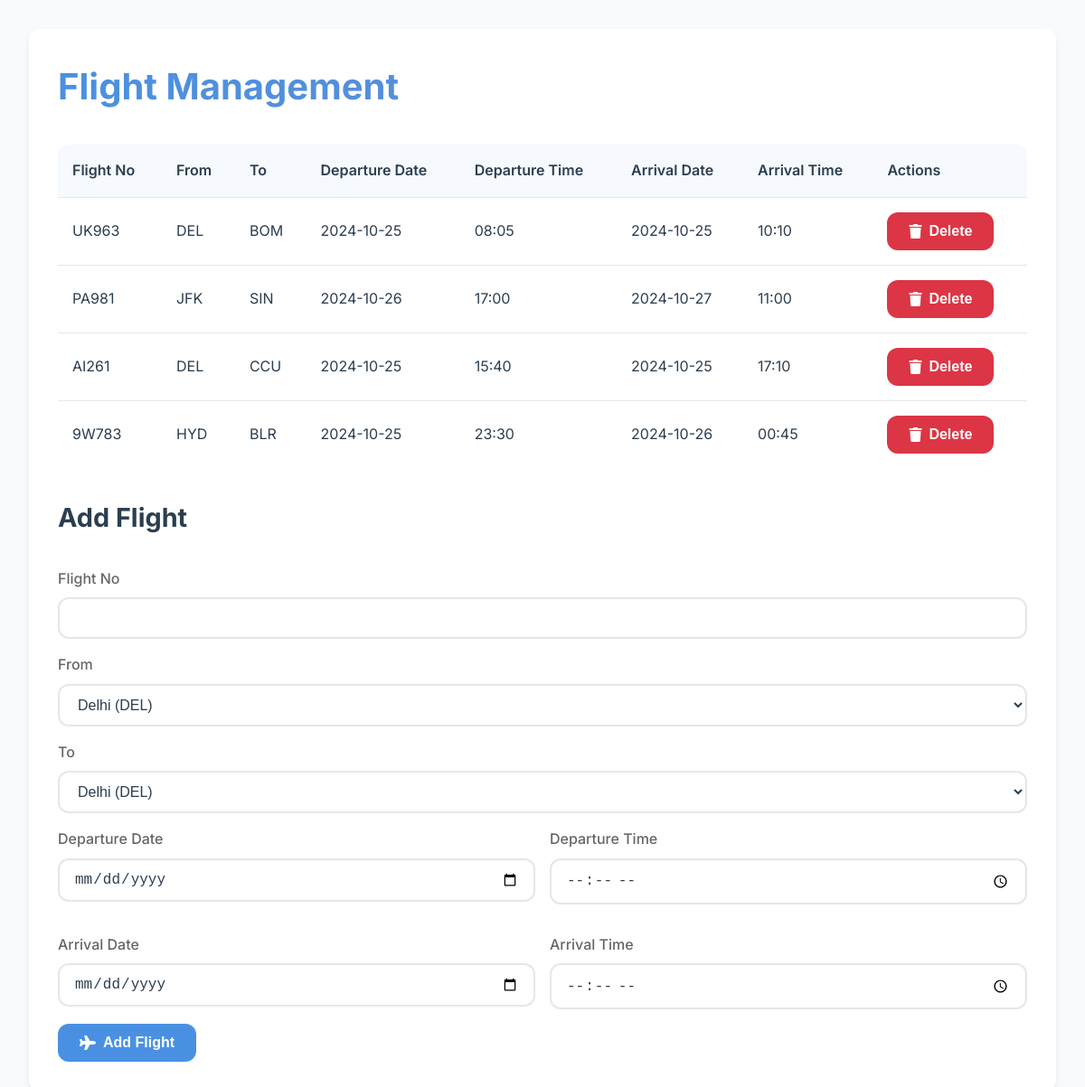
The page /flights on the database its author committed.
### app.py (models this page shows)
class Flight(db.Model):
    flight_no = db.Column(db.String(10), primary_key=True)
    frm = db.Column(db.String(50), nullable=False)
    too = db.Column(db.String(50), nullable=False)
    dep_date = db.Column(db.String(20), nullable=True)
    dep_time = db.Column(db.String(20), nullable=True)
    arr_date = db.Column(db.String(20), nullable=True)
    arr_time = db.Column(db.String(20), nullable=True)

### app.py (the view)
@app.route('/flights')
def flights():
    flights_data = Flight.query.order_by(Flight.flight_no.desc()).all()
    return render_template('flights.html', flights=flights_data)

### templates/flights.html (shortened to what this page needs)
<!DOCTYPE html>
<html lang="en">
<head>
    <link rel="stylesheet" href="https://cdnjs.cloudflare.com/ajax/libs/font-awesome/5.15.4/css/all.min.css">
</head>
<body>
    <div class="container">
        <h1>Flight Management</h1>
        <table>
            <thead>
                <tr>
                    <th>Flight No</th>
                    <th>From</th>
                    <th>To</th>
                    <th>Departure Date</th>
                    <th>Departure Time</th>
                    <th>Arrival Date</th>
                    <th>Arrival Time</th>
                    <th>Actions</th>
                </tr>
            </thead>
            <tbody>
                {% for flight in flights %}
                <tr>
                    <td>{{ flight.flight_no }}</td>
                    <td>{{ flight.frm }}</td>
                    <td>{{ flight.too }}</td>
                    <td>{{ flight.dep_date }}</td>
                    <td>{{ flight.dep_time }}</td>
                    <td>{{ flight.arr_date }}</td>
                    <td>{{ flight.arr_time }}</td>
                    <td>
                        <form action="{{ url_for('delete_flight') }}" method="POST" style="display:inline;">
                            <button type="submit" class="btn btn-danger" onclick="return confirm('Are you sure you want to delete this flight?');">
                                <i class="fas fa-trash"></i> Delete
                            </button>
                        </form>
                    </td>
                </tr>
                {% endfor %}
            </tbody>
        </table>
        <h2>Add Flight</h2>
        <form action="{{ url_for('add_flight') }}" method="POST">
            <div class="form-group">
                <label for="flight_no">Flight No</label>
                <input type="text" name="flight_no" id="flight_no" required>
            </div>
            <div class="form-group">
                <label for="from">From</label>
                <select name="from" id="from" required>
                    <optgroup label="Major Indian Cities">
                        <option value="DEL">Delhi (DEL)</option>
                    </optgroup>
                </select>
            </div>
            <div class="form-group">
                <label for="to">To</label>
                <select name="to" id="to" required>
                    <optgroup label="Major Indian Cities">
                        <option value="DEL">Delhi (DEL)</option>
                    </optgroup>
                </select>
            </div>
            <div class="datetime-grid">
                <div class="form-group">
                    <label for="dep_date">Departure Date</label>
                    <input type="date" name="dep_date" id="dep_date" required>
                </div>
                <div class="form-group">
                    <label for="dep_time">Departure Time</label>
                    <input type="time" name="dep_time" id="dep_time" required>
                </div>
                <div class="form-group">
                    <label for="arr_date">Arrival Date</label>
                    <input type="date" name="arr_date" id="arr_date" required>
                </div>
                <div class="form-group">
                    <label for="arr_time">Arrival Time</label>
                    <input type="time" name="arr_time" id="arr_time" required>
                </div>
            </div>
            <button type="submit" class="btn btn-primary">
                <i class="fas fa-plane"></i> Add Flight
            </button>
        </form>
    </div>
</body>
</html>

### templates/flights.html (style rules this page uses)
:root { --primary-color: #4a90e2; --success-color: #34c759; --hover-color: #357abd; --text-primary: #2c3e50; --text-secondary: #666; --background: #f8fafc; --card-bg: #ffffff; --border-color: #e1e8ed; --shadow-sm: 0 2px 4px rgba(0,0,0,0.05); --shadow-md: 0 4px 6px rgba(0,0,0,0.07); --shadow-lg: 0 10px 15px rgba(0,0,0,0.1); --transition: all 0.3s ease; --spacing-sm: 0.5rem; --spacing-md: 1rem; --spacing-lg: 2rem; --border-radius: 12px; }
* { margin: 0; padding: 0; box-sizing: border-box; }
body { font-family: 'Inter', -apple-system, BlinkMacSystemFont, 'Segoe UI', Roboto, sans-serif; margin: 0; padding: var(--spacing-lg); background-color: var(--background); color: var(--text-primary); line-height: 1.6; -webkit-font-smoothing: antialiased; -moz-osx-font-smoothing: grayscale; }
.container { max-width: 1200px; margin: auto; padding: var(--spacing-lg); background: var(--card-bg); border-radius: var(--border-radius); box-shadow: var(--shadow-md); transition: var(--transition); }
h1 { font-size: 2.5rem; background: linear-gradient(120deg, var(--primary-color), #6b8cce); -webkit-background-clip: text; background-clip: text; -webkit-text-fill-color: transparent; margin-bottom: var(--spacing-lg); }
h2 { font-size: 1.8rem; color: var(--text-primary); margin: var(--spacing-lg) 0; }
table { width: 100%; border-collapse: separate; border-spacing: 0; margin: var(--spacing-lg) 0; background: var(--card-bg); border-radius: var(--border-radius); overflow: hidden; }
th, td { padding: var(--spacing-md); border-bottom: 1px solid var(--border-color); text-align: left; }
th { background-color: rgba(74, 144, 226, 0.05); color: var(--text-primary); font-weight: 600; }
tr:last-child td { border-bottom: none; }
.form-group { margin-bottom: var(--spacing-md); }
label { display: block; margin-bottom: var(--spacing-sm); color: var(--text-secondary); font-weight: 500; }
input[type="text"], input[type="date"], input[type="time"], select { width: 100%; padding: 12px 16px; border: 2px solid var(--border-color); border-radius: var(--border-radius); background-color: var(--card-bg); color: var(--text-primary); font-size: 1rem; transition: var(--transition); }
.btn { padding: 12px 24px; border: none; border-radius: var(--border-radius); cursor: pointer; font-weight: 600; font-size: 1rem; transition: var(--transition); display: inline-flex; align-items: center; gap: var(--spacing-sm); }
.btn-primary { background-color: var(--primary-color); color: white; }
.btn-danger { background-color: #dc3545; color: white; }
.datetime-grid { display: grid; grid-template-columns: repeat(2, 1fr); gap: var(--spacing-md); }

### rows shown on the page
Flight: flight_no "UK963", frm "DEL", too "BOM", dep_date "2024-10-25", dep_time "08:05", arr_date "2024-10-25", arr_time "10:10"
Flight: flight_no "PA981", frm "JFK", too "SIN", dep_date "2024-10-26", dep_time "17:00", arr_date "2024-10-27", arr_time "11:00"
Flight: flight_no "AI261", frm "DEL", too "CCU", dep_date "2024-10-25", dep_time "15:40", arr_date "2024-10-25", arr_time "17:10"
Flight: flight_no "9W783", frm "HYD", too "BLR", dep_date "2024-10-25", dep_time "23:30", arr_date "2024-10-26", arr_time "00:45"
